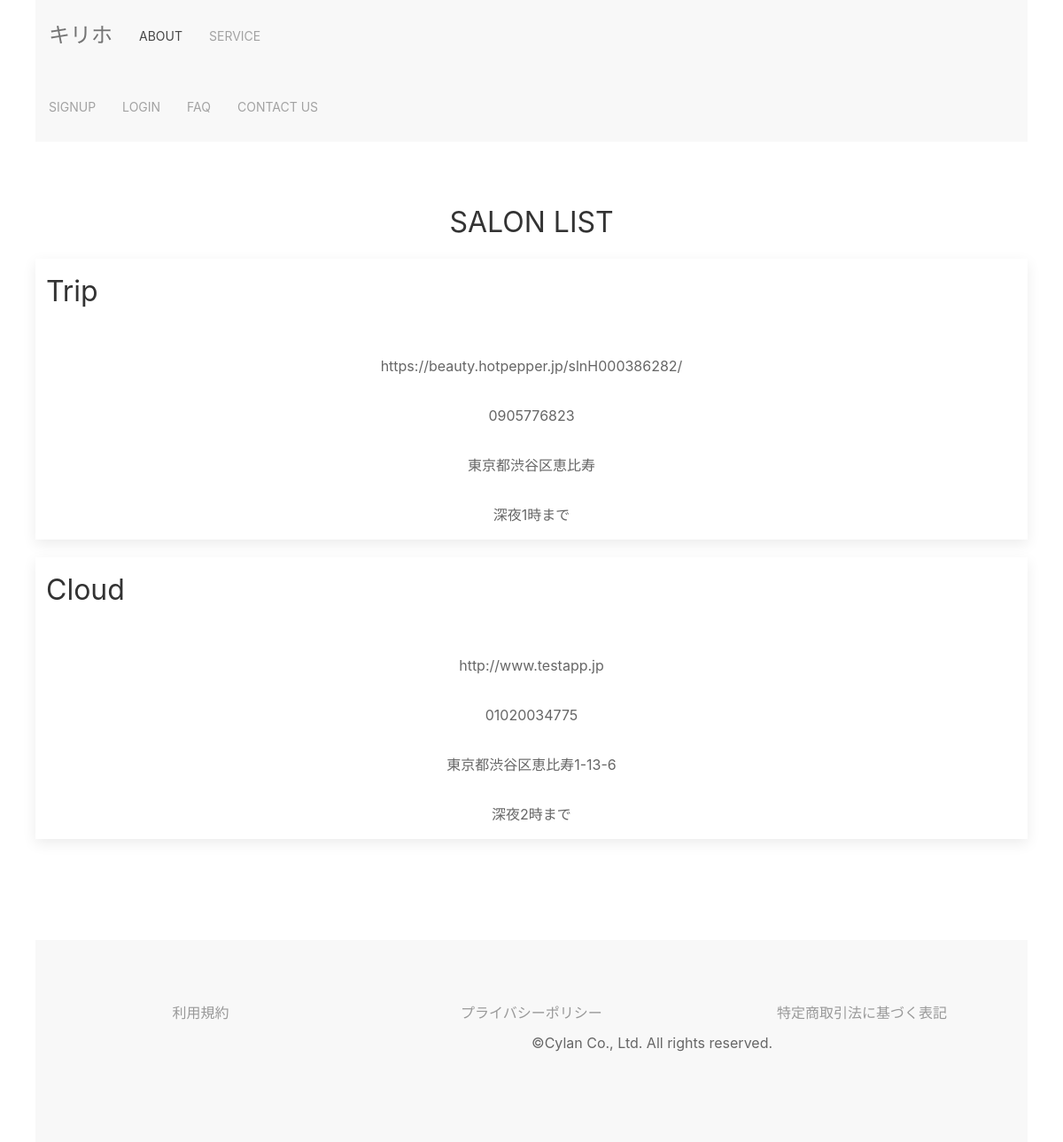
Screenshot of /salon_list/ with the database file from the repository.
### unlimited/models.py (models this page shows, shortened)
class Salon(models.Model):
    class Meta:
        db_table = 'salon'
    salon = models.ForeignKey(settings.AUTH_USER_MODEL, verbose_name='サロンID', on_delete=models.PROTECT, null=True,
                              blank=True)
    salon_name = models.CharField(verbose_name='店名', max_length=255, blank=False, null=False)
    salon_email = models.EmailField(verbose_name='店舗メール', null=False,
                                    blank=False, unique=True)
    home_page = models.URLField(verbose_name='ホームページ', unique=True)
    salon_phone_num_regex = RegexValidator(regex=r'^[0-9]+$', message="電話番号は入力必須です。例:09012345678")
    salon_phone_num = models.CharField(verbose_name='店舗電話番号', null=False, unique=True, blank=False,
                                       validators=[salon_phone_num_regex], max_length=15, )
    salon_address = models.CharField(verbose_name='住所', max_length=255, null=False, blank=False)
    business_hours = models.CharField(verbose_name='営業日時', max_length=255)
    cut_prise = models.IntegerField(verbose_name='カット料金', null=False, blank=False)
    color_prise = models.IntegerField(verbose_name='カラー料金', null=False, blank=False)
    mainte_cut_prise = models.IntegerField(verbose_name='メンテナンスカット料金', null=False, blank=False, default=1500)
    mainte_color_prise = models.IntegerField(verbose_name='メンテナンスカラー料金', null=False, blank=False, default=2000)

### unlimited/views.py (the view)
# urls.py: path('salon_list/', views.SalonListView.as_view(), name='salon_list'),
class SalonListView(generic.ListView):
    model = Salon
    template_name = 'salon_list.html'

### unlimited/templates/unlimited/salon_list.html
{% extends "unlimited/base.html" %}
{% block content %}
<section class="uk-section uk-section-default uk-text-center">
    <h2 class="uk-heading-line uk-text-center">SALON LIST</h2>
        <div class="uk-overflow-container">
            {% for salon in salon_list %}
            <div class="uk-card uk-card-large uk-card-default uk-align-center uk-grid-collapse uk-child-width-1-1@s uk-margin" uk-grid>
                <table class="uk-table uk-table-borderd">
                    <tr>
                        <th><p class='uk-h2'>{{ salon.salon_name}}</p></th>
                    </tr>
                    <tr>
                        <td>{{ salon.home_page }}</td>
                    </tr>
                    <tr>
                        <td>{{ salon.salon_phone_num }}</td>
                    </tr>
                    <tr>
                        <td>{{ salon.salon_address }}</td>
                    </tr>
                    <tr>
                        <td>{{ salon.business_hours }}</td>
                    </tr>
                </table>
            </div>
            {% endfor %}
        </div>
</section>
<br/>
{% endblock %}

### rows the page displays
Salon: salon_name "Trip", home_page "https://beauty.hotpepper.jp/slnH000386282/", salon_phone_num "0905776823", salon_address "東京都渋谷区恵比寿", business_hours "深夜1時まで"
Salon: salon_name "Cloud", home_page "http://www.testapp.jp", salon_phone_num "01020034775", salon_address "東京都渋谷区恵比寿1-13-6", business_hours "深夜2時まで"
